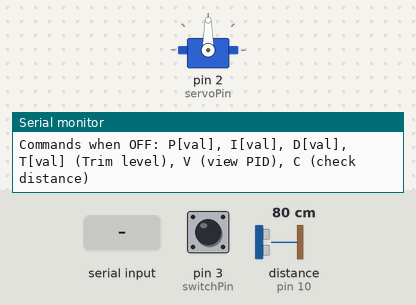
Bench run of a sketch on a simulated Arduino Uno, built with avr-gcc and run on an emulated ATmega328P. Parts: servo, the last lines printed to the serial monitor. The test bench sets the inputs (shaded band); at power-on: pin 3 (switchPin) HIGH, distance to the obstacle (sensor on pin 10) 80 cm. The echo pulse lasts 58.3 µs per cm.

Above: at 1.3 s.
1.4 s: "T,45\n" received over Serial
At 2.6 s:
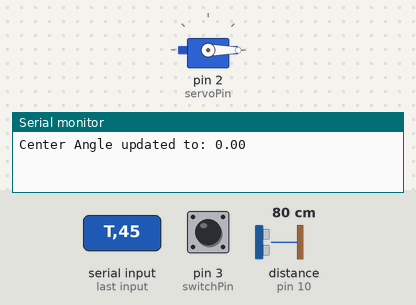
2.9 s: pin 3 (switchPin) pulled LOW for 0.15 s
At 4.1 s:
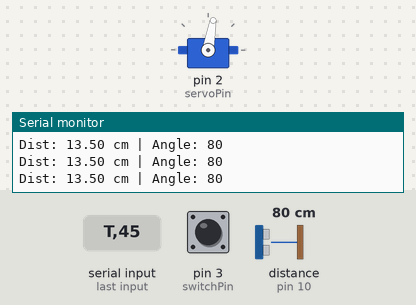
4.5 s: pin 3 (switchPin) pulled LOW for 1 s
At 6.0 s:
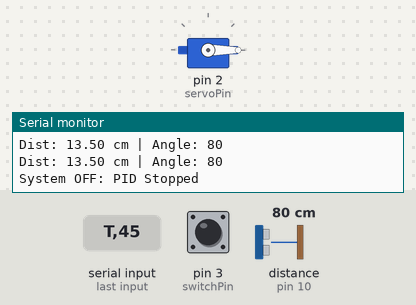
8.5 s: "T90\n" received over Serial
At 9.4 s:
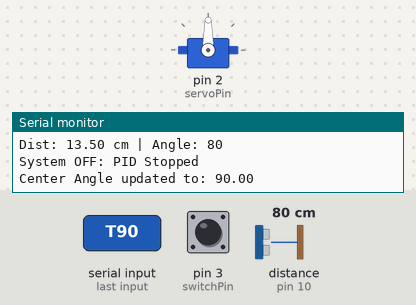
10.0 s: "T\n" received over Serial
At 10.5 s:
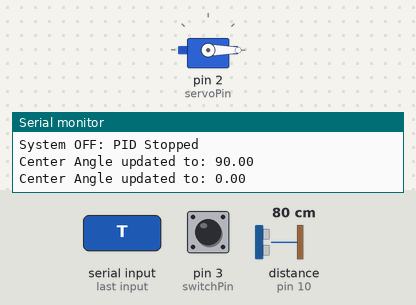
Timing chart, 0 to 12.5 s (numbered marks = the images above; inputs shaded):
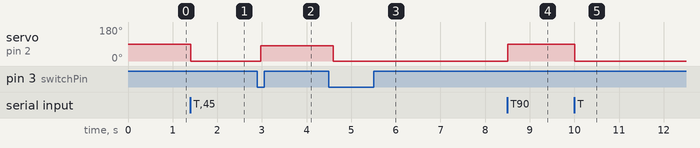

Measured:
- after the input at 1.4 s, servo on pin 2 (servoPin): 90° → 0° at once
- after the input at 2.9 s, servo on pin 2 (servoPin): 0° → 80° after 0.08 s
- after the input at 4.5 s, servo on pin 2 (servoPin): 80° → 0° after 0.09 s
- after the input at 8.5 s, servo on pin 2 (servoPin): 0° → 90° at once
- after the input at 10.0 s, servo on pin 2 (servoPin): 90° → 0° at once

The sketch:

balancing_robot.ino
```cpp
#include <Servo.h>

// 핀 설정
const int servoPin = 2; //9;
const int trigPin = 9;  //10;
const int echoPin = 10; //11;
const int switchPin = 3;

// 객체 생성
Servo myServo;

// PID 제어 변수 (초기값 설정)
float Kp = 0.4;
float Ki = 0.02;
float Kd = 0.25;
float centerAngle = 90.0; // 서보 모터의 정확한 수평 각도 (기본 90도)

const float setPoint = 13.5; // 목표 위치 12cm
float integral = 0.0;
float previousError = 0.0;
unsigned long previousTime = 0;

// 필터 적용을 위한 이전 거리 저장 변수
float previousDistance = setPoint;

void setup() {
  Serial.begin(9600);

  // 핀 모드 설정
  pinMode(trigPin, OUTPUT);
  pinMode(echoPin, INPUT);
  pinMode(switchPin, INPUT_PULLUP); // 내부 풀업 저항 사용

  // 서보 모터 초기화
  myServo.attach(servoPin);
  myServo.write(centerAngle); // 수평 초기화

  Serial.println("Ball Balancing Robot Initialized.");
  Serial.println("Waiting for switch to be pressed (LOW) to start PID control.");
  Serial.println("Commands when OFF: P[val], I[val], D[val], T[val] (Trim level), V (view PID), C (check distance)");
}

// 초음파 센서로 거리를 측정하는 함수
float measureDistance() {
  digitalWrite(trigPin, LOW);
  delayMicroseconds(2);
  digitalWrite(trigPin, HIGH);
  delayMicroseconds(10);
  digitalWrite(trigPin, LOW);

  long duration = pulseIn(echoPin, HIGH, 30000); // 30ms 타임아웃 (약 5m)
  if (duration == 0) return -1.0; // 센서 에러 혹은 범위를 벗어남

  float distance = duration * 0.034 / 2.0;
  return distance;
}

// 필터 기능 제거: 원본 거리를 그대로 반환하는 함수
float getFilteredDistance() {
  float rawDistance = measureDistance();

  // 센서 에러이거나 측정 범위를 크게 벗어난 경우(Outlier)만 예외 처리
  if (rawDistance < 2.0 || rawDistance > 40.0) {
    return previousDistance;
  }

  // 필터링 없이 원본 측정값을 그대로 사용
  previousDistance = rawDistance;
  return rawDistance;
}

// 스위치가 눌리지 않았을 때 시리얼 입력을 처리하는 함수
void processSerialCommand() {
  if (Serial.available() > 0) {
    String input = Serial.readStringUntil('\n');
    input.trim();
    if (input.length() > 0) {
      char cmd = input.charAt(0);
      cmd = toupper(cmd); // 소문자 입력시 대문자로 변환
      String valStr = input.substring(1);
      float val = valStr.toFloat();

      if (cmd == 'P') {
        Kp = val;
        Serial.print("Kp updated to: "); Serial.println(Kp);
      }
      else if (cmd == 'I') {
        Ki = val;
        Serial.print("Ki updated to: "); Serial.println(Ki);
      }
      else if (cmd == 'D') {
        Kd = val;
        Serial.print("Kd updated to: "); Serial.println(Kd);
      }
      else if (cmd == 'V' || cmd == '?') {
        Serial.print("Current PID -> Kp: "); Serial.print(Kp);
        Serial.print(" | Ki: "); Serial.print(Ki);
        Serial.print(" | Kd: "); Serial.print(Kd);
        Serial.print(" | Trim(centerAngle): "); Serial.println(centerAngle);
      }
      else if (cmd == 'T') {
        centerAngle = val;
        Serial.print("Center Angle updated to: "); Serial.println(centerAngle);
        myServo.write(centerAngle); // 변경된 수평 각도 즉시 적용
      }
      else if (cmd == 'C' || cmd == 'M') {
        float dist = getFilteredDistance();
        Serial.print("Current Distance (Filtered): ");
        if (dist > 0) {
          Serial.print(dist); Serial.println(" cm");
        } else {
          Serial.println("Error reading sensor or out of range.");
        }
      }
      else {
        Serial.println("Unknown command. Use P[val], I[val], D[val], T[val], V, C");
      }
    }
  }
}

// 토글 버튼 상태 저장을 위한 변수
bool systemActive = false;
int lastButtonState = HIGH;
int buttonState = HIGH;
unsigned long lastDebounceTime = 0;
const unsigned long debounceDelay = 50;

void loop() {
  int reading = digitalRead(switchPin);

  // 1. 버튼 디바운싱 (기계적 스위치 떨림 방지)
  if (reading != lastButtonState) {
    lastDebounceTime = millis();
  }

  if ((millis() - lastDebounceTime) > debounceDelay) {
    // 상태가 안정화되었을 때 확인
    if (reading != buttonState) {
      buttonState = reading;

      // 버튼이 눌렸을 때 (HIGH -> LOW)
      if (buttonState == LOW) {
        systemActive = !systemActive; // 상태 반전 (토글)
        if (systemActive) {
          Serial.println("System ON: PID Started");
          previousTime = millis(); // 시작 시간 리셋
        } else {
          Serial.println("System OFF: PID Stopped");
        }
      }
    }
  }
  lastButtonState = reading; // 다음 루프를 위해 상태 저장

  // 2. 시스템 상태(systemActive)에 따른 동작 수행
  if (!systemActive) {
    // [OFF 상태]
    myServo.write(centerAngle); // 설정된 수평 각도 유지

    // PID 제어 관련 변수 초기화
    integral = 0;
    previousError = 0;
    previousTime = millis(); // 타이머가 계속 갱신되게 유지

    // 시리얼 통신 처리
    processSerialCommand();
  }
  else {
    // [ON 상태]
    unsigned long currentTime = millis();
    float dt = (currentTime - previousTime) / 1000.0; // dt를 초 단위로 계산

    // 20ms 이상의 주기로 PID 루프 실행 (약 50Hz)
    if (dt >= 0.02) {
      float distance = getFilteredDistance();

      // 유효한 측정값이고 허용 범위(5cm ~ 25cm 사이) 내에 있을 때만 처리
      if (distance >= 4.0 && distance <= 22.0) {
        // 오차 계산
        float error = setPoint - distance;

        // PID 계산
        float proportional = Kp * error;
        integral = integral + error * dt;
        float derivative = (error - previousError) / dt;

        float output = proportional + (Ki * integral) + (Kd * derivative);

        // 서보 모터 각도로 매핑
        int angle = centerAngle - output;

        // 안전 범위 제한 (80도 ~ 100도)
        angle = constrain(angle, 80, 100);

        // 서보 모터 동작
        myServo.write(angle);

        // 현재 상태 출력 (거리 및 각도)
        Serial.print("Dist: ");
        Serial.print(distance);
        Serial.print(" cm | Angle: ");
        Serial.println(angle);

        // 상태 저장
        previousError = error;
      }
      previousTime = currentTime;
    }
  }
}
```
